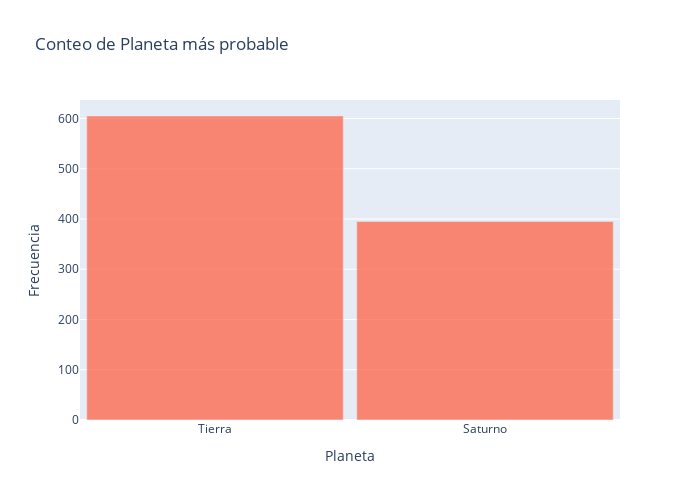
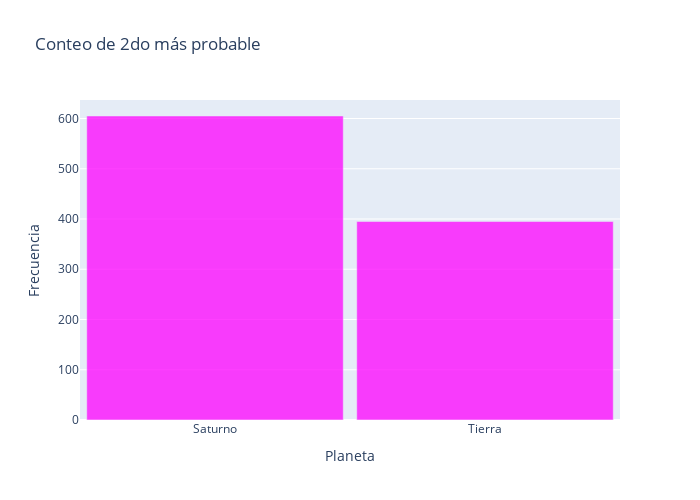

Notebook code cell kept with these figures, in order:
### Code cell
import plotly.graph_objs as go
import pandas as pd


data_frame = pd.read_csv('generated_dataset.csv')

count_planeta = data_frame['Planeta más probable'].value_counts()


count_segundo = data_frame['2do más probable'].value_counts()

fig = go.Figure(
    go.Bar(
        x=count_planeta.index,
        y=count_planeta.values,
        marker_color='TOMATO',
        opacity=0.75
    )
)

fig.update_layout(
    title='Conteo de Planeta más probable',
    xaxis=dict(title='Planeta'),
    yaxis=dict(title='Frecuencia'),
    bargap=0.05,
    height=500,
    width=700,
)

fig.show()
fig = go.Figure(
    go.Bar(
        x=count_segundo.index,
        y=count_segundo.values,
        marker_color='Magenta',
        opacity=0.75
    )
)

fig.update_layout(
    title='Conteo de 2do más probable',
    xaxis=dict(title='Planeta'),
    yaxis=dict(title='Frecuencia'),
    bargap=0.05,
    height=500,
    width=700,
)

fig.show()

### Figure 1 — Plotly figure (JSON) as saved in the notebook; plotly's stock layout.template omitted (floating-point values rounded to 4 significant figures)
{"data": [{"marker": {"color": "TOMATO"}, "opacity": 0.75, "x": ["Tierra", "Saturno"], "y": [605, 395], "type": "bar"}], "layout": {"title": {"text": "Conteo de Planeta más probable"}, "xaxis": {"title": {"text": "Planeta"}}, "yaxis": {"title": {"text": "Frecuencia"}}, "bargap": 0.05, "height": 500, "width": 700}}

### Figure 2 — Plotly figure (JSON) as saved in the notebook; plotly's stock layout.template omitted (floating-point values rounded to 4 significant figures)
{"data": [{"marker": {"color": "Magenta"}, "opacity": 0.75, "x": ["Saturno", "Tierra"], "y": [605, 395], "type": "bar"}], "layout": {"title": {"text": "Conteo de 2do más probable"}, "xaxis": {"title": {"text": "Planeta"}}, "yaxis": {"title": {"text": "Frecuencia"}}, "bargap": 0.05, "height": 500, "width": 700}}
